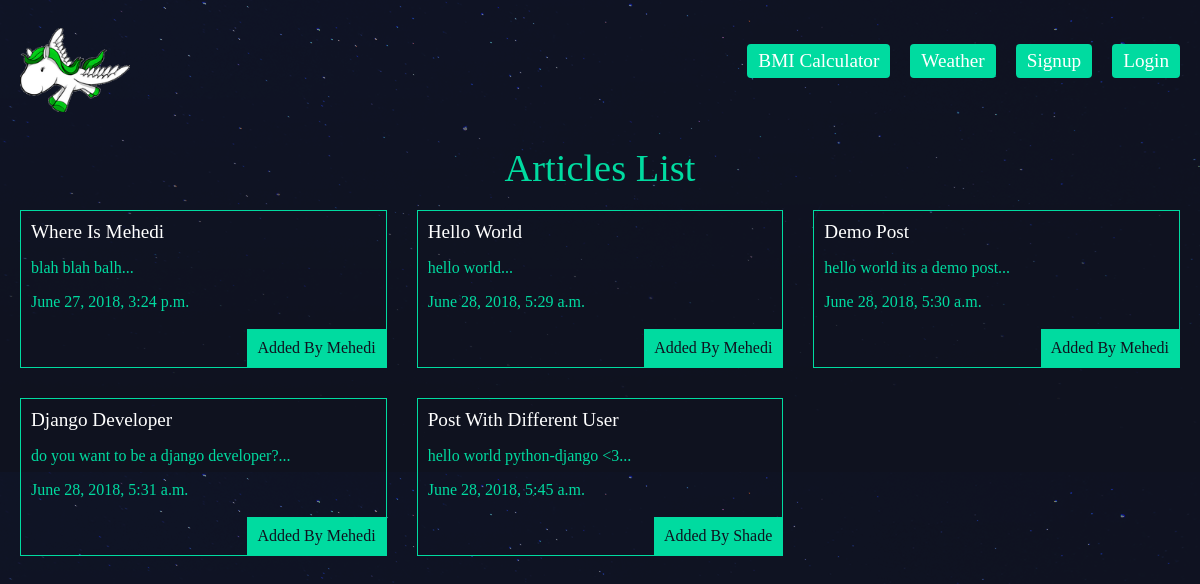
The app's page /articles/, older data.
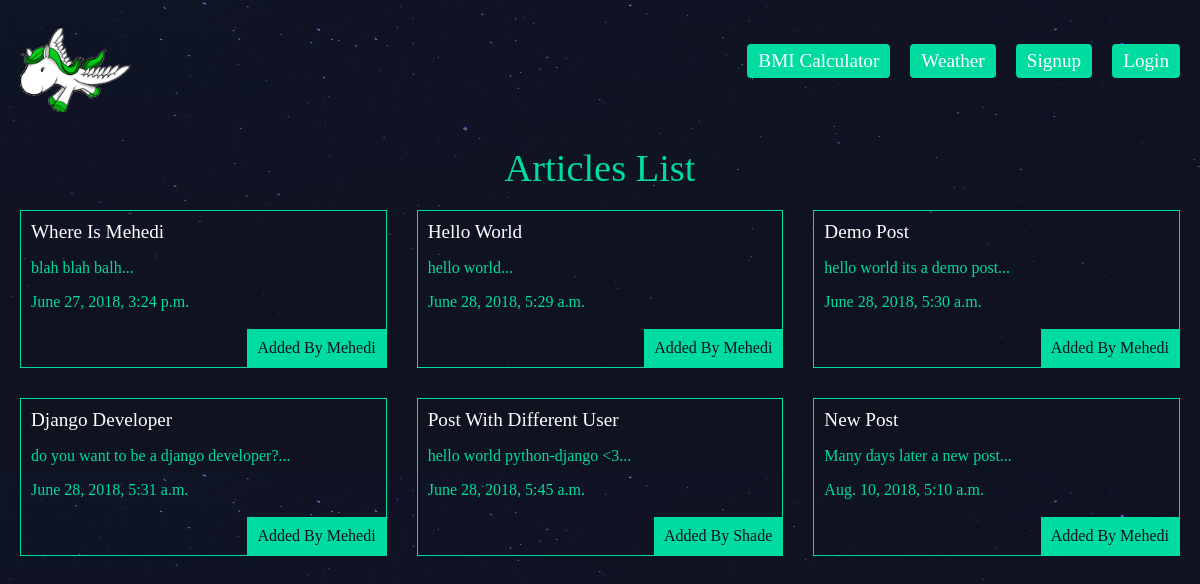
The same page, newer data.
### articles/models.py (models this page shows, shortened)
class Article(models.Model):
    title = models.CharField(max_length=100)
    slug = models.SlugField()
    body = models.TextField()
    date = models.DateTimeField(auto_now_add=True)
    thumb = models.ImageField(default='default.png', blank=True)
    author = models.ForeignKey(User, on_delete=models.CASCADE, default=None)
    def snippet(self):
        return self.body[:50] + '...'

### articles/views.py (the view)
# urls.py: path('', views.article_list, name='list'),
def article_list(request):
    articles = Article.objects.all().order_by('date');
    return render(request, 'articles/article_list.html', { 'articles': articles })

### articles/templates/articles/article_list.html
{% extends 'base_layout.html' %}
{% block content%}
    <h1>Articles List</h1>
    <div class="articles">
    {% for article in articles %}
        <div class="article">
            <h2><a href="{% url 'articles:detail' slug=article.slug %}">{{ article.title }}</a></h2>
            <p>{{ article.snippet }}</p>
            <p>{{ article.date }}</p>
            <p class="author">Added by {{ article.author.username }}</p>
        </div>
    {% endfor %}
    </div>
{% endblock %}

### templates/base_layout.html (shortened to what this page needs)
{% load static %}
<!DOCTYPE html>
<html>
    <head>
        <link rel="stylesheet" href="{% static 'styles.css' %}">
        <link rel="stylesheet" href="{% static 'bmi.css' %}">
    </head>
    <body>
        <div class="wrapper">
            <header>
            <a href="{% url 'home' %}"><img src="{% static 'logo.png' %}"></a>
            <nav>
                <ul>
                    {% if user.is_authenticated %}
                    <li>
                        <form class="logout-link" action="{% url 'accounts:logout' %}" method="post">
                            {% csrf_token %}
                            <button type="submit">Logout</button>
                        </form>
                    </li>
                    <li class="highlight">
                        <a href="{% url 'articles:create' %}">Create Article</a>
                    </li>
                    <li class="bmi-link">
                        <a href="{% url 'bmi:bmi' %}">
                            <button>BMI Calculator</button>
                        </a>
                    </li>
                    {% else %}
                    <li class="login-link">
                        <a href="{% url 'accounts:login' %}">
                            <button>Login</button>
                        </a>
                    </li>
                    <li class="signup-link">
                        <a href="{% url 'accounts:signup' %}">
                            <button>Signup</button>
                        </a>
                    </li>
                    <li class="weather-link">
                        <a href="{% url 'weather:weather' %}">
                            <button>Weather</button>
                        </a>
                    </li>
                    <li class="bmi-link">
                        <a href="{% url 'bmi:bmi' %}">
                            <button>BMI Calculator</button>
                        </a>
                    </li>
                    {% endif %}
                </ul>
            </nav>
            </header>
            {% block content %}
            {% endblock %}
        </div>
    </body>
</html>

### assets/styles.css (style rules this page uses)
body { background-color: #0f121f; background-image: url(/static/stars.png); background-repeat-y: no-repeat; color: #fff; }
body * { font-family: Ubuntu; }
h1, h2, h3, h4, h5 { font-weight: normal; margin: 0; }
a, a:hover, a:visited { color: #fff; text-decoration: none; }
div.wrapper h1 { text-align: center; margin: 20px auto; margin-top: 10px; font-size: 2.4em; }
header { display: grid; grid-template-columns: 1fr 3fr; padding: 20px 0; }
header a img { height: 84px; }
nav { justify-content: flex-end; }
nav li { display: inline-block; margin-left: 10px; padding-left: 10px }
nav button { background-color: none; color: #fff; cursor: pointer; border: 0; font-size: 1em; }
.articles { display: grid; grid-template-columns: 1fr 1fr 1fr; grid-gap: 30px; }
.article { padding: 10px; border: 1px solid #00dba0; position: relative; padding-bottom: 40px; }
.article h2 { font-size: 1.2em; }
.articles .article h2 { text-transform: capitalize; }
.author { padding: 10px; background: #00dba0; position: absolute; right: 0; bottom: 0; margin: 0; color: #0f121f; text-transform: capitalize; }
input[type=submit], ul button { border: 5px solid #00dba0; border-radius: 4px; background-color:#00dba0; font-size: 1.2em; }
.wrapper { max-width:1160px; margin: auto; }
nav ul li { float: right; }

### assets/bmi.css (style rules this page uses)
body { color: #00dba0; }

Row changes from the older to the newer data that the page shows:
added Article: title "New Post", snippet "Many days later a new post...", date "Aug. 10, 2018, 5:10 a.m.", author.username "Mehedi"
